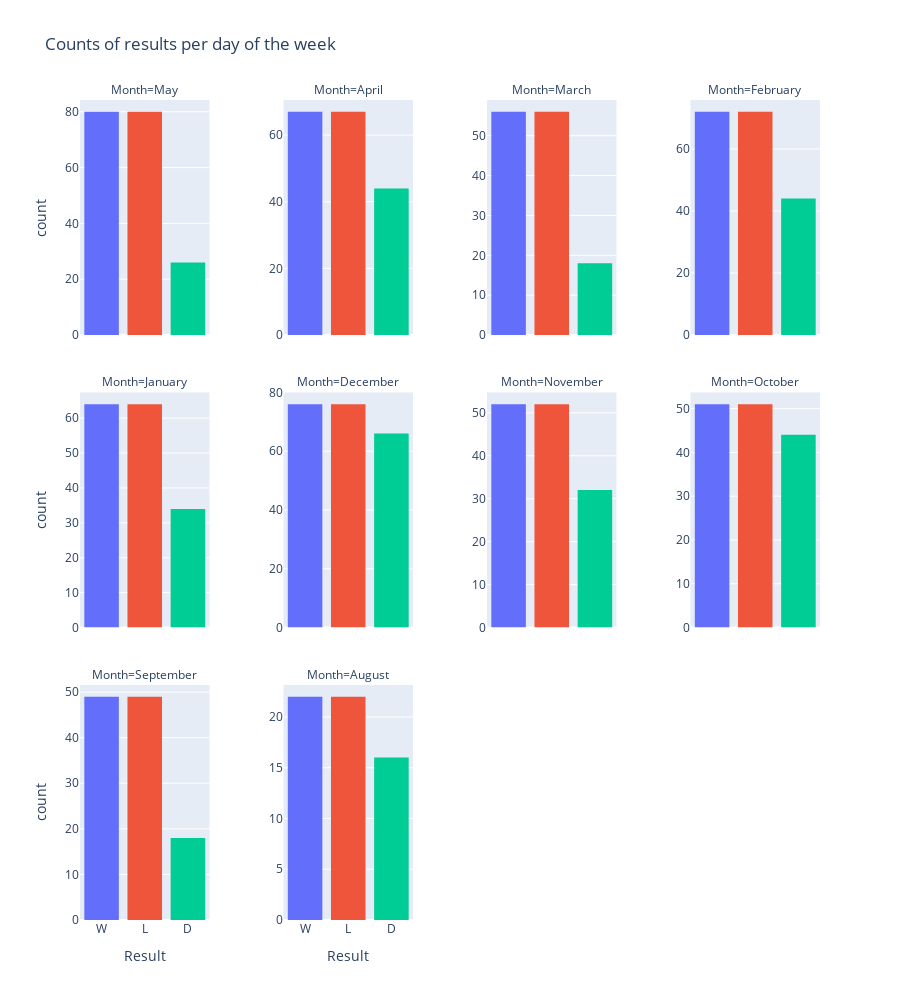

Notebook code for this chart:
### Markdown cell above
Conclusion: Day of the week has impact on result of match

### Code cell
fig = px.histogram(scores_df, "result", facet_col="month",
             color="result",
             title="Counts of results per day of the week",
             labels={"month": "Month", "result": "Result"},
             height=1000, 
             facet_col_wrap=4, 
             facet_col_spacing=0.1)

fig.update_layout(showlegend=False)
fig.update_yaxes(matches=None, showticklabels=True)

### Figure 1 — Plotly figure (JSON) as saved in the notebook; plotly's stock layout.template omitted (floating-point values rounded to 4 significant figures)
{"data": [{"alignmentgroup": "True", "bingroup": "x", "hovertemplate": "Result=%{x}<br>Month=May<br>count=%{y}<extra></extra>", "legendgroup": "W", "marker": {"color": "#636efa", "pattern": {"shape": ""}}, "name": "W", "offsetgroup": "W", "orientation": "v", "showlegend": true, "type": "histogram", "x": ["W", "W", "W", "W", "W", "W", "W", "W", "W", "W", "W", "W", "W", "W", "W", "W", "W", "W", "W", "W", "W", "W", "W", "W", "W", "W", "W", "W", "W", "W", "W", "W", "W", "W", "W", "W", "W", "W", "W", "W", "W", "W", "W", "W", "W", "W", "W", "W", "W", "W", "W", "W", "W", "W", "W", "W", "W", "W", "W", "W", "W", "W", "W", "W", "W", "W", "W", "W", "W", "W", "W", "W", "W", "W", "W", "W", "W", "W", "W", "W"], "xaxis": "x9", "yaxis": "y9"}, {"alignmentgroup": "True", "bingroup": "x", "hovertemplate": "Result=%{x}<br>Month=April<br>count=%{y}<extra></extra>", "legendgroup": "W", "marker": {"color": "#636efa", "pattern": {"shape": ""}}, "name": "W", "offsetgroup": "W", "orientation": "v", "showlegend": false, "type": "histogram", "x": ["W", "W", "W", "W", "W", "W", "W", "W", "W", "W", "W", "W", "W", "W", "W", "W", "W", "W", "W", "W", "W", "W", "W", "W", "W", "W", "W", "W", "W", "W", "W", "W", "W", "W", "W", "W", "W", "W", "W", "W", "W", "W", "W", "W", "W", "W", "W", "W", "W", "W", "W", "W", "W", "W", "W", "W", "W", "W", "W", "W", "W", "W", "W", "W", "W", "W", "W"], "xaxis": "x10", "yaxis": "y10"}, {"alignmentgroup": "True", "bingroup": "x", "hovertemplate": "Result=%{x}<br>Month=March<br>count=%{y}<extra></extra>", "legendgroup": "W", "marker": {"color": "#636efa", "pattern": {"shape": ""}}, "name": "W", "offsetgroup": "W", "orientation": "v", "showlegend": false, "type": "histogram", "x": ["W", "W", "W", "W", "W", "W", "W", "W", "W", "W", "W", "W", "W", "W", "W", "W", "W", "W", "W", "W", "W", "W", "W", "W", "W", "W", "W", "W", "W", "W", "W", "W", "W", "W", "W", "W", "W", "W", "W", "W", "W", "W", "W", "W", "W", "W", "W", "W", "W", "W", "W", "W", "W", "W", "W", "W"], "xaxis": "x11", "yaxis": "y11"}, {"alignmentgroup": "True", "bingroup": "x", "hovertemplate": "Result=%{x}<br>Month=February<br>count=%{y}<extra></extra>", "legendgroup": "W", "marker": {"color": "#636efa", "pattern": {"shape": ""}}, "name": "W", "offsetgroup": "W", "orientation": "v", "showlegend": false, "type": "histogram", "x": ["W", "W", "W", "W", "W", "W", "W", "W", "W", "W", "W", "W", "W", "W", "W", "W", "W", "W", "W", "W", "W", "W", "W", "W", "W", "W", "W", "W", "W", "W", "W", "W", "W", "W", "W", "W", "W", "W", "W", "W", "W", "W", "W", "W", "W", "W", "W", "W", "W", "W", "W", "W", "W", "W", "W", "W", "W", "W", "W", "W", "W", "W", "W", "W", "W", "W", "W", "W", "W", "W", "W", "W"], "xaxis": "x12", "yaxis": "y12"}, {"alignmentgroup": "True", "bingroup": "x", "hovertemplate": "Result=%{x}<br>Month=January<br>count=%{y}<extra></extra>", "legendgroup": "W", "marker": {"color": "#636efa", "pattern": {"shape": ""}}, "name": "W", "offsetgroup": "W", "orientation": "v", "showlegend": false, "type": "histogram", "x": ["W", "W", "W", "W", "W", "W", "W", "W", "W", "W", "W", "W", "W", "W", "W", "W", "W", "W", "W", "W", "W", "W", "W", "W", "W", "W", "W", "W", "W", "W", "W", "W", "W", "W", "W", "W", "W", "W", "W", "W", "W", "W", "W", "W", "W", "W", "W", "W", "W", "W", "W", "W", "W", "W", "W", "W", "W", "W", "W", "W", "W", "W", "W", "W"], "xaxis": "x5", "yaxis": "y5"}, {"alignmentgroup": "True", "bingroup": "x", "hovertemplate": "Result=%{x}<br>Month=December<br>count=%{y}<extra></extra>", "legendgroup": "W", "marker": {"color": "#636efa", "pattern": {"shape": ""}}, "name": "W", "offsetgroup": "W", "orientation": "v", "showlegend": false, "type": "histogram", "x": ["W", "W", "W", "W", "W", "W", "W", "W", "W", "W", "W", "W", "W", "W", "W", "W", "W", "W", "W", "W", "W", "W", "W", "W", "W", "W", "W", "W", "W", "W", "W", "W", "W", "W", "W", "W", "W", "W", "W", "W", "W", "W", "W", "W", "W", "W", "W", "W", "W", "W", "W", "W", "W", "W", "W", "W", "W", "W", "W", "W", "W", "W", "W", "W", "W", "W", "W", "W", "W", "W", "W", "W", "W", "W", "W", "W"], "xaxis": "x6", "yaxis": "y6"}, {"alignmentgroup": "True", "bingroup": "x", "hovertemplate": "Result=%{x}<br>Month=November<br>count=%{y}<extra></extra>", "legendgroup": "W", "marker": {"color": "#636efa", "pattern": {"shape": ""}}, "name": "W", "offsetgroup": "W", "orientation": "v", "showlegend": false, "type": "histogram", "x": ["W", "W", "W", "W", "W", "W", "W", "W", "W", "W", "W", "W", "W", "W", "W", "W", "W", "W", "W", "W", "W", "W", "W", "W", "W", "W", "W", "W", "W", "W", "W", "W", "W", "W", "W", "W", "W", "W", "W", "W", "W", "W", "W", "W", "W", "W", "W", "W", "W", "W", "W", "W"], "xaxis": "x7", "yaxis": "y7"}, {"alignmentgroup": "True", "bingroup": "x", "hovertemplate": "Result=%{x}<br>Month=October<br>count=%{y}<extra></extra>", "legendgroup": "W", "marker": {"color": "#636efa", "pattern": {"shape": ""}}, "name": "W", "offsetgroup": "W", "orientation": "v", "showlegend": false, "type": "histogram", "x": ["W", "W", "W", "W", "W", "W", "W", "W", "W", "W", "W", "W", "W", "W", "W", "W", "W", "W", "W", "W", "W", "W", "W", "W", "W", "W", "W", "W", "W", "W", "W", "W", "W", "W", "W", "W", "W", "W", "W", "W", "W", "W", "W", "W", "W", "W", "W", "W", "W", "W", "W"], "xaxis": "x8", "yaxis": "y8"}, {"alignmentgroup": "True", "bingroup": "x", "hovertemplate": "Result=%{x}<br>Month=September<br>count=%{y}<extra></extra>", "legendgroup": "W", "marker": {"color": "#636efa", "pattern": {"shape": ""}}, "name": "W", "offsetgroup": "W", "orientation": "v", "showlegend": false, "type": "histogram", "x": ["W", "W", "W", "W", "W", "W", "W", "W", "W", "W", "W", "W", "W", "W", "W", "W", "W", "W", "W", "W", "W", "W", "W", "W", "W", "W", "W", "W", "W", "W", "W", "W", "W", "W", "W", "W", "W", "W", "W", "W", "W", "W", "W", "W", "W", "W", "W", "W", "W"], "xaxis": "x", "yaxis": "y"}, {"alignmentgroup": "True", "bingroup": "x", "hovertemplate": "Result=%{x}<br>Month=August<br>count=%{y}<extra></extra>", "legendgroup": "W", "marker": {"color": "#636efa", "pattern": {"shape": ""}}, "name": "W", "offsetgroup": "W", "orientation": "v", "showlegend": false, "type": "histogram", "x": ["W", "W", "W", "W", "W", "W", "W", "W", "W", "W", "W", "W", "W", "W", "W", "W", "W", "W", "W", "W", "W", "W"], "xaxis": "x2", "yaxis": "y2"}, {"alignmentgroup": "True", "bingroup": "x", "hovertemplate": "Result=%{x}<br>Month=May<br>count=%{y}<extra></extra>", "legendgroup": "L", "marker": {"color": "#EF553B", "pattern": {"shape": ""}}, "name": "L", "offsetgroup": "L", "orientation": "v", "showlegend": true, "type": "histogram", "x": ["L", "L", "L", "L", "L", "L", "L", "L", "L", "L", "L", "L", "L", "L", "L", "L", "L", "L", "L", "L", "L", "L", "L", "L", "L", "L", "L", "L", "L", "L", "L", "L", "L", "L", "L", "L", "L", "L", "L", "L", "L", "L", "L", "L", "L", "L", "L", "L", "L", "L", "L", "L", "L", "L", "L", "L", "L", "L", "L", "L", "L", "L", "L", "L", "L", "L", "L", "L", "L", "L", "L", "L", "L", "L", "L", "L", "L", "L", "L", "L"], "xaxis": "x9", "yaxis": "y9"}, {"alignmentgroup": "True", "bingroup": "x", "hovertemplate": "Result=%{x}<br>Month=April<br>count=%{y}<extra></extra>", "legendgroup": "L", "marker": {"color": "#EF553B", "pattern": {"shape": ""}}, "name": "L", "offsetgroup": "L", "orientation": "v", "showlegend": false, "type": "histogram", "x": ["L", "L", "L", "L", "L", "L", "L", "L", "L", "L", "L", "L", "L", "L", "L", "L", "L", "L", "L", "L", "L", "L", "L", "L", "L", "L", "L", "L", "L", "L", "L", "L", "L", "L", "L", "L", "L", "L", "L", "L", "L", "L", "L", "L", "L", "L", "L", "L", "L", "L", "L", "L", "L", "L", "L", "L", "L", "L", "L", "L", "L", "L", "L", "L", "L", "L", "L"], "xaxis": "x10", "yaxis": "y10"}, {"alignmentgroup": "True", "bingroup": "x", "hovertemplate": "Result=%{x}<br>Month=March<br>count=%{y}<extra></extra>", "legendgroup": "L", "marker": {"color": "#EF553B", "pattern": {"shape": ""}}, "name": "L", "offsetgroup": "L", "orientation": "v", "showlegend": false, "type": "histogram", "x": ["L", "L", "L", "L", "L", "L", "L", "L", "L", "L", "L", "L", "L", "L", "L", "L", "L", "L", "L", "L", "L", "L", "L", "L", "L", "L", "L", "L", "L", "L", "L", "L", "L", "L", "L", "L", "L", "L", "L", "L", "L", "L", "L", "L", "L", "L", "L", "L", "L", "L", "L", "L", "L", "L", "L", "L"], "xaxis": "x11", "yaxis": "y11"}, {"alignmentgroup": "True", "bingroup": "x", "hovertemplate": "Result=%{x}<br>Month=February<br>count=%{y}<extra></extra>", "legendgroup": "L", "marker": {"color": "#EF553B", "pattern": {"shape": ""}}, "name": "L", "offsetgroup": "L", "orientation": "v", "showlegend": false, "type": "histogram", "x": ["L", "L", "L", "L", "L", "L", "L", "L", "L", "L", "L", "L", "L", "L", "L", "L", "L", "L", "L", "L", "L", "L", "L", "L", "L", "L", "L", "L", "L", "L", "L", "L", "L", "L", "L", "L", "L", "L", "L", "L", "L", "L", "L", "L", "L", "L", "L", "L", "L", "L", "L", "L", "L", "L", "L", "L", "L", "L", "L", "L", "L", "L", "L", "L", "L", "L", "L", "L", "L", "L", "L", "L"], "xaxis": "x12", "yaxis": "y12"}, {"alignmentgroup": "True", "bingroup": "x", "hovertemplate": "Result=%{x}<br>Month=January<br>count=%{y}<extra></extra>", "legendgroup": "L", "marker": {"color": "#EF553B", "pattern": {"shape": ""}}, "name": "L", "offsetgroup": "L", "orientation": "v", "showlegend": false, "type": "histogram", "x": ["L", "L", "L", "L", "L", "L", "L", "L", "L", "L", "L", "L", "L", "L", "L", "L", "L", "L", "L", "L", "L", "L", "L", "L", "L", "L", "L", "L", "L", "L", "L", "L", "L", "L", "L", "L", "L", "L", "L", "L", "L", "L", "L", "L", "L", "L", "L", "L", "L", "L", "L", "L", "L", "L", "L", "L", "L", "L", "L", "L", "L", "L", "L", "L"], "xaxis": "x5", "yaxis": "y5"}, {"alignmentgroup": "True", "bingroup": "x", "hovertemplate": "Result=%{x}<br>Month=December<br>count=%{y}<extra></extra>", "legendgroup": "L", "marker": {"color": "#EF553B", "pattern": {"shape": ""}}, "name": "L", "offsetgroup": "L", "orientation": "v", "showlegend": false, "type": "histogram", "x": ["L", "L", "L", "L", "L", "L", "L", "L", "L", "L", "L", "L", "L", "L", "L", "L", "L", "L", "L", "L", "L", "L", "L", "L", "L", "L", "L", "L", "L", "L", "L", "L", "L", "L", "L", "L", "L", "L", "L", "L", "L", "L", "L", "L", "L", "L", "L", "L", "L", "L", "L", "L", "L", "L", "L", "L", "L", "L", "L", "L", "L", "L", "L", "L", "L", "L", "L", "L", "L", "L", "L", "L", "L", "L", "L", "L"], "xaxis": "x6", "yaxis": "y6"}, {"alignmentgroup": "True", "bingroup": "x", "hovertemplate": "Result=%{x}<br>Month=November<br>count=%{y}<extra></extra>", "legendgroup": "L", "marker": {"color": "#EF553B", "pattern": {"shape": ""}}, "name": "L", "offsetgroup": "L", "orientation": "v", "showlegend": false, "type": "histogram", "x": ["L", "L", "L", "L", "L", "L", "L", "L", "L", "L", "L", "L", "L", "L", "L", "L", "L", "L", "L", "L", "L", "L", "L", "L", "L", "L", "L", "L", "L", "L", "L", "L", "L", "L", "L", "L", "L", "L", "L", "L", "L", "L", "L", "L", "L", "L", "L", "L", "L", "L", "L", "L"], "xaxis": "x7", "yaxis": "y7"}, {"alignmentgroup": "True", "bingroup": "x", "hovertemplate": "Result=%{x}<br>Month=October<br>count=%{y}<extra></extra>", "legendgroup": "L", "marker": {"color": "#EF553B", "pattern": {"shape": ""}}, "name": "L", "offsetgroup": "L", "orientation": "v", "showlegend": false, "type": "histogram", "x": ["L", "L", "L", "L", "L", "L", "L", "L", "L", "L", "L", "L", "L", "L", "L", "L", "L", "L", "L", "L", "L", "L", "L", "L", "L", "L", "L", "L", "L", "L", "L", "L", "L", "L", "L", "L", "L", "L", "L", "L", "L", "L", "L", "L", "L", "L", "L", "L", "L", "L", "L"], "xaxis": "x8", "yaxis": "y8"}, {"alignmentgroup": "True", "bingroup": "x", "hovertemplate": "Result=%{x}<br>Month=September<br>count=%{y}<extra></extra>", "legendgroup": "L", "marker": {"color": "#EF553B", "pattern": {"shape": ""}}, "name": "L", "offsetgroup": "L", "orientation": "v", "showlegend": false, "type": "histogram", "x": ["L", "L", "L", "L", "L", "L", "L", "L", "L", "L", "L", "L", "L", "L", "L", "L", "L", "L", "L", "L", "L", "L", "L", "L", "L", "L", "L", "L", "L", "L", "L", "L", "L", "L", "L", "L", "L", "L", "L", "L", "L", "L", "L", "L", "L", "L", "L", "L", "L"], "xaxis": "x", "yaxis": "y"}, {"alignmentgroup": "True", "bingroup": "x", "hovertemplate": "Result=%{x}<br>Month=August<br>count=%{y}<extra></extra>", "legendgroup": "L", "marker": {"color": "#EF553B", "pattern": {"shape": ""}}, "name": "L", "offsetgroup": "L", "orientation": "v", "showlegend": false, "type": "histogram", "x": ["L", "L", "L", "L", "L", "L", "L", "L", "L", "L", "L", "L", "L", "L", "L", "L", "L", "L", "L", "L", "L", "L"], "xaxis": "x2", "yaxis": "y2"}, {"alignmentgroup": "True", "bingroup": "x", "hovertemplate": "Result=%{x}<br>Month=May<br>count=%{y}<extra></extra>", "legendgroup": "D", "marker": {"color": "#00cc96", "pattern": {"shape": ""}}, "name": "D", "offsetgroup": "D", "orientation": "v", "showlegend": true, "type": "histogram", "x": ["D", "D", "D", "D", "D", "D", "D", "D", "D", "D", "D", "D", "D", "D", "D", "D", "D", "D", "D", "D", "D", "D", "D", "D", "D", "D"], "xaxis": "x9", "yaxis": "y9"}, {"alignmentgroup": "True", "bingroup": "x", "hovertemplate": "Result=%{x}<br>Month=April<br>count=%{y}<extra></extra>", "legendgroup": "D", "marker": {"color": "#00cc96", "pattern": {"shape": ""}}, "name": "D", "offsetgroup": "D", "orientation": "v", "showlegend": false, "type": "histogram", "x": ["D", "D", "D", "D", "D", "D", "D", "D", "D", "D", "D", "D", "D", "D", "D", "D", "D", "D", "D", "D", "D", "D", "D", "D", "D", "D", "D", "D", "D", "D", "D", "D", "D", "D", "D", "D", "D", "D", "D", "D", "D", "D", "D", "D"], "xaxis": "x10", "yaxis": "y10"}, {"alignmentgroup": "True", "bingroup": "x", "hovertemplate": "Result=%{x}<br>Month=March<br>count=%{y}<extra></extra>", "legendgroup": "D", "marker": {"color": "#00cc96", "pattern": {"shape": ""}}, "name": "D", "offsetgroup": "D", "orientation": "v", "showlegend": false, "type": "histogram", "x": ["D", "D", "D", "D", "D", "D", "D", "D", "D", "D", "D", "D", "D", "D", "D", "D", "D", "D"], "xaxis": "x11", "yaxis": "y11"}, {"alignmentgroup": "True", "bingroup": "x", "hovertemplate": "Result=%{x}<br>Month=February<br>count=%{y}<extra></extra>", "legendgroup": "D", "marker": {"color": "#00cc96", "pattern": {"shape": ""}}, "name": "D", "offsetgroup": "D", "orientation": "v", "showlegend": false, "type": "histogram", "x": ["D", "D", "D", "D", "D", "D", "D", "D", "D", "D", "D", "D", "D", "D", "D", "D", "D", "D", "D", "D", "D", "D", "D", "D", "D", "D", "D", "D", "D", "D", "D", "D", "D", "D", "D", "D", "D", "D", "D", "D", "D", "D", "D", "D"], "xaxis": "x12", "yaxis": "y12"}, {"alignmentgroup": "True", "bingroup": "x", "hovertemplate": "Result=%{x}<br>Month=January<br>count=%{y}<extra></extra>", "legendgroup": "D", "marker": {"color": "#00cc96", "pattern": {"shape": ""}}, "name": "D", "offsetgroup": "D", "orientation": "v", "showlegend": false, "type": "histogram", "x": ["D", "D", "D", "D", "D", "D", "D", "D", "D", "D", "D", "D", "D", "D", "D", "D", "D", "D", "D", "D", "D", "D", "D", "D", "D", "D", "D", "D", "D", "D", "D", "D", "D", "D"], "xaxis": "x5", "yaxis": "y5"}, {"alignmentgroup": "True", "bingroup": "x", "hovertemplate": "Result=%{x}<br>Month=December<br>count=%{y}<extra></extra>", "legendgroup": "D", "marker": {"color": "#00cc96", "pattern": {"shape": ""}}, "name": "D", "offsetgroup": "D", "orientation": "v", "showlegend": false, "type": "histogram", "x": ["D", "D", "D", "D", "D", "D", "D", "D", "D", "D", "D", "D", "D", "D", "D", "D", "D", "D", "D", "D", "D", "D", "D", "D", "D", "D", "D", "D", "D", "D", "D", "D", "D", "D", "D", "D", "D", "D", "D", "D", "D", "D", "D", "D", "D", "D", "D", "D", "D", "D", "D", "D", "D", "D", "D", "D", "D", "D", "D", "D", "D", "D", "D", "D", "D", "D"], "xaxis": "x6", "yaxis": "y6"}, {"alignmentgroup": "True", "bingroup": "x", "hovertemplate": "Result=%{x}<br>Month=November<br>count=%{y}<extra></extra>", "legendgroup": "D", "marker": {"color": "#00cc96", "pattern": {"shape": ""}}, "name": "D", "offsetgroup": "D", "orientation": "v", "showlegend": false, "type": "histogram", "x": ["D", "D", "D", "D", "D", "D", "D", "D", "D", "D", "D", "D", "D", "D", "D", "D", "D", "D", "D", "D", "D", "D", "D", "D", "D", "D", "D", "D", "D", "D", "D", "D"], "xaxis": "x7", "yaxis": "y7"}, {"alignmentgroup": "True", "bingroup": "x", "hovertemplate": "Result=%{x}<br>Month=October<br>count=%{y}<extra></extra>", "legendgroup": "D", "marker": {"color": "#00cc96", "pattern": {"shape": ""}}, "name": "D", "offsetgroup": "D", "orientation": "v", "showlegend": false, "type": "histogram", "x": ["D", "D", "D", "D", "D", "D", "D", "D", "D", "D", "D", "D", "D", "D", "D", "D", "D", "D", "D", "D", "D", "D", "D", "D", "D", "D", "D", "D", "D", "D", "D", "D", "D", "D", "D", "D", "D", "D", "D", "D", "D", "D", "D", "D"], "xaxis": "x8", "yaxis": "y8"}, {"alignmentgroup": "True", "bingroup": "x", "hovertemplate": "Result=%{x}<br>Month=September<br>count=%{y}<extra></extra>", "legendgroup": "D", "marker": {"color": "#00cc96", "pattern": {"shape": ""}}, "name": "D", "offsetgroup": "D", "orientation": "v", "showlegend": false, "type": "histogram", "x": ["D", "D", "D", "D", "D", "D", "D", "D", "D", "D", "D", "D", "D", "D", "D", "D", "D", "D"], "xaxis": "x", "yaxis": "y"}, {"alignmentgroup": "True", "bingroup": "x", "hovertemplate": "Result=%{x}<br>Month=August<br>count=%{y}<extra></extra>", "legendgroup": "D", "marker": {"color": "#00cc96", "pattern": {"shape": ""}}, "name": "D", "offsetgroup": "D", "orientation": "v", "showlegend": false, "type": "histogram", "x": ["D", "D", "D", "D", "D", "D", "D", "D", "D", "D", "D", "D", "D", "D", "D", "D"], "xaxis": "x2", "yaxis": "y2"}], "layout": {"annotations": [{"font": {}, "showarrow": false, "text": "Month=September", "x": 0.0875, "xanchor": "center", "xref": "paper", "y": 0.2867, "yanchor": "bottom", "yref": "paper"}, {"font": {}, "showarrow": false, "text": "Month=August", "x": 0.3625, "xanchor": "center", "xref": "paper", "y": 0.2867, "yanchor": "bottom", "yref": "paper"}, {"font": {}, "showarrow": false, "text": "Month=January", "x": 0.0875, "xanchor": "center", "xref": "paper", "y": 0.6433, "yanchor": "bottom", "yref": "paper"}, {"font": {}, "showarrow": false, "text": "Month=December", "x": 0.3625, "xanchor": "center", "xref": "paper", "y": 0.6433, "yanchor": "bottom", "yref": "paper"}, {"font": {}, "showarrow": false, "text": "Month=November", "x": 0.6375, "xanchor": "center", "xref": "paper", "y": 0.6433, "yanchor": "bottom", "yref": "paper"}, {"font": {}, "showarrow": false, "text": "Month=October", "x": 0.9125, "xanchor": "center", "xref": "paper", "y": 0.6433, "yanchor": "bottom", "yref": "paper"}, {"font": {}, "showarrow": false, "text": "Month=May", "x": 0.0875, "xanchor": "center", "xref": "paper", "y": 1.0, "yanchor": "bottom", "yref": "paper"}, {"font": {}, "showarrow": false, "text": "Month=April", "x": 0.3625, "xanchor": "center", "xref": "paper", "y": 1.0, "yanchor": "bottom", "yref": "paper"}, {"font": {}, "showarrow": false, "text": "Month=March", "x": 0.6375, "xanchor": "center", "xref": "paper", "y": 1.0, "yanchor": "bottom", "yref": "paper"}, {"font": {}, "showarrow": false, "text": "Month=February", "x": 0.9125, "xanchor": "center", "xref": "paper", "y": 1.0, "yanchor": "bottom", "yref": "paper"}], "barmode": "relative", "height": 1000, "legend": {"title": {"text": "Result"}, "tracegroupgap": 0}, "showlegend": false, "title": {"text": "Counts of results per day of the week"}, "xaxis": {"anchor": "y", "categoryarray": ["W", "L", "D"], "categoryorder": "array", "domain": [0, 0.175], "title": {"text": "Result"}}, "xaxis10": {"anchor": "y10", "domain": [0.275, 0.45], "matches": "x", "showticklabels": false}, "xaxis11": {"anchor": "y11", "domain": [0.55, 0.725], "matches": "x", "showticklabels": false}, "xaxis12": {"anchor": "y12", "domain": [0.825, 1], "matches": "x", "showticklabels": false}, "xaxis2": {"anchor": "y2", "categoryarray": ["W", "L", "D"], "categoryorder": "array", "domain": [0.275, 0.45], "matches": "x", "title": {"text": "Result"}}, "xaxis3": {"anchor": "y3", "categoryarray": ["W", "L", "D"], "categoryorder": "array", "domain": [0.55, 0.725], "matches": "x", "title": {"text": "Result"}}, "xaxis4": {"anchor": "y4", "categoryarray": ["W", "L", "D"], "categoryorder": "array", "domain": [0.825, 1], "matches": "x", "title": {"text": "Result"}}, "xaxis5": {"anchor": "y5", "domain": [0, 0.175], "matches": "x", "showticklabels": false}, "xaxis6": {"anchor": "y6", "domain": [0.275, 0.45], "matches": "x", "showticklabels": false}, "xaxis7": {"anchor": "y7", "domain": [0.55, 0.725], "matches": "x", "showticklabels": false}, "xaxis8": {"anchor": "y8", "domain": [0.825, 1], "matches": "x", "showticklabels": false}, "xaxis9": {"anchor": "y9", "domain": [0, 0.175], "matches": "x", "showticklabels": false}, "yaxis": {"anchor": "x", "domain": [0, 0.2867], "showticklabels": true, "title": {"text": "count"}}, "yaxis10": {"anchor": "x10", "domain": [0.7133, 1.0], "showticklabels": true}, "yaxis11": {"anchor": "x11", "domain": [0.7133, 1.0], "showticklabels": true}, "yaxis12": {"anchor": "x12", "domain": [0.7133, 1.0], "showticklabels": true}, "yaxis2": {"anchor": "x2", "domain": [0, 0.2867], "showticklabels": true}, "yaxis3": {"anchor": "x3", "domain": [0, 0.2867], "showticklabels": true}, "yaxis4": {"anchor": "x4", "domain": [0, 0.2867], "showticklabels": true}, "yaxis5": {"anchor": "x5", "domain": [0.3567, 0.6433], "showticklabels": true, "title": {"text": "count"}}, "yaxis6": {"anchor": "x6", "domain": [0.3567, 0.6433], "showticklabels": true}, "yaxis7": {"anchor": "x7", "domain": [0.3567, 0.6433], "showticklabels": true}, "yaxis8": {"anchor": "x8", "domain": [0.3567, 0.6433], "showticklabels": true}, "yaxis9": {"anchor": "x9", "domain": [0.7133, 1.0], "showticklabels": true, "title": {"text": "count"}}}}
